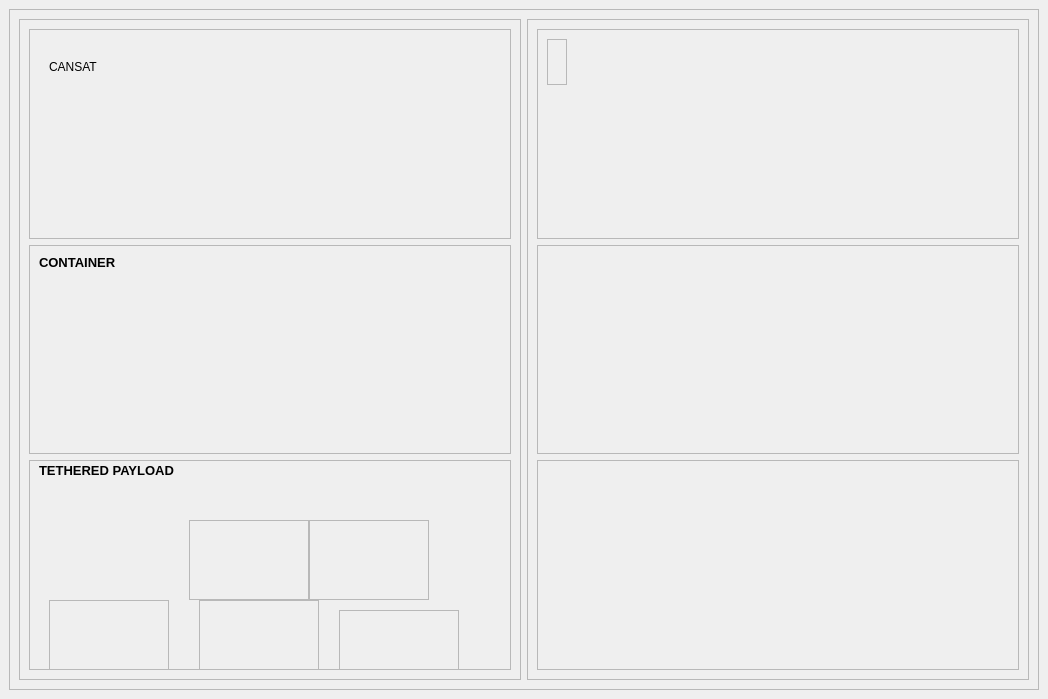
<?xml version="1.0" encoding="UTF-8"?>
<ui version="4.0">
 <class>MainWindow</class>
 <widget class="QMainWindow" name="MainWindow">
  <property name="geometry">
   <rect>
    <x>0</x>
    <y>0</y>
    <width>1048</width>
    <height>699</height>
   </rect>
  </property>
  <property name="windowTitle">
   <string>MainWindow</string>
  </property>
  <widget class="QWidget" name="centralwidget">
   <layout class="QHBoxLayout" name="horizontalLayout">
    <item>
     <widget class="QFrame" name="frame">
      <property name="frameShape">
       <enum>QFrame::StyledPanel</enum>
      </property>
      <property name="frameShadow">
       <enum>QFrame::Raised</enum>
      </property>
      <layout class="QHBoxLayout" name="horizontalLayout_2">
       <item>
        <widget class="QFrame" name="frame_2">
         <property name="frameShape">
          <enum>QFrame::StyledPanel</enum>
         </property>
         <property name="frameShadow">
          <enum>QFrame::Raised</enum>
         </property>
         <layout class="QVBoxLayout" name="verticalLayout">
          <item>
           <widget class="QFrame" name="frame_4">
            <property name="frameShape">
             <enum>QFrame::StyledPanel</enum>
            </property>
            <property name="frameShadow">
             <enum>QFrame::Raised</enum>
            </property>
            <widget class="QLabel" name="label">
             <property name="geometry">
              <rect>
               <x>20</x>
               <y>30</y>
               <width>51</width>
               <height>16</height>
              </rect>
             </property>
             <property name="text">
              <string>CANSAT</string>
             </property>
            </widget>
           </widget>
          </item>
          <item>
           <widget class="QFrame" name="frame_5">
            <property name="frameShape">
             <enum>QFrame::StyledPanel</enum>
            </property>
            <property name="frameShadow">
             <enum>QFrame::Raised</enum>
            </property>
            <layout class="QGridLayout" name="gridLayout">
             <item row="1" column="1">
              <widget class="QWidget" name="widget_5" native="true"/>
             </item>
             <item row="1" column="0">
              <widget class="QWidget" name="widget_4" native="true">
               <layout class="QGridLayout" name="gridLayout_2"/>
              </widget>
             </item>
             <item row="1" column="2">
              <widget class="QWidget" name="widget_6" native="true"/>
             </item>
             <item row="0" column="0" alignment="Qt::AlignLeft|Qt::AlignTop">
              <widget class="QLabel" name="label_2">
               <property name="font">
                <font>
                 <pointsize>10</pointsize>
                 <weight>75</weight>
                 <bold>true</bold>
                </font>
               </property>
               <property name="text">
                <string>CONTAINER</string>
               </property>
              </widget>
             </item>
            </layout>
           </widget>
          </item>
          <item>
           <widget class="QFrame" name="frame_6">
            <property name="frameShape">
             <enum>QFrame::StyledPanel</enum>
            </property>
            <property name="frameShadow">
             <enum>QFrame::Raised</enum>
            </property>
            <widget class="QLabel" name="label_3">
             <property name="geometry">
              <rect>
               <x>10</x>
               <y>0</y>
               <width>175</width>
               <height>21</height>
              </rect>
             </property>
             <property name="font">
              <font>
               <pointsize>10</pointsize>
               <weight>75</weight>
               <bold>true</bold>
              </font>
             </property>
             <property name="text">
              <string>TETHERED PAYLOAD</string>
             </property>
            </widget>
            <widget class="QWidget" name="widget_7" native="true">
             <property name="geometry">
              <rect>
               <x>10</x>
               <y>60</y>
               <width>131</width>
               <height>77</height>
              </rect>
             </property>
            </widget>
            <widget class="QFrame" name="frame_9">
             <property name="geometry">
              <rect>
               <x>160</x>
               <y>60</y>
               <width>120</width>
               <height>80</height>
              </rect>
             </property>
             <property name="frameShape">
              <enum>QFrame::StyledPanel</enum>
             </property>
             <property name="frameShadow">
              <enum>QFrame::Raised</enum>
             </property>
            </widget>
            <widget class="QFrame" name="frame_10">
             <property name="geometry">
              <rect>
               <x>280</x>
               <y>60</y>
               <width>120</width>
               <height>80</height>
              </rect>
             </property>
             <property name="frameShape">
              <enum>QFrame::StyledPanel</enum>
             </property>
             <property name="frameShadow">
              <enum>QFrame::Raised</enum>
             </property>
            </widget>
            <widget class="QFrame" name="frame_14">
             <property name="geometry">
              <rect>
               <x>20</x>
               <y>140</y>
               <width>120</width>
               <height>80</height>
              </rect>
             </property>
             <property name="frameShape">
              <enum>QFrame::StyledPanel</enum>
             </property>
             <property name="frameShadow">
              <enum>QFrame::Raised</enum>
             </property>
            </widget>
            <widget class="QFrame" name="frame_15">
             <property name="geometry">
              <rect>
               <x>170</x>
               <y>140</y>
               <width>120</width>
               <height>80</height>
              </rect>
             </property>
             <property name="frameShape">
              <enum>QFrame::StyledPanel</enum>
             </property>
             <property name="frameShadow">
              <enum>QFrame::Raised</enum>
             </property>
            </widget>
            <widget class="QFrame" name="frame_16">
             <property name="geometry">
              <rect>
               <x>310</x>
               <y>150</y>
               <width>120</width>
               <height>80</height>
              </rect>
             </property>
             <property name="frameShape">
              <enum>QFrame::StyledPanel</enum>
             </property>
             <property name="frameShadow">
              <enum>QFrame::Raised</enum>
             </property>
            </widget>
           </widget>
          </item>
         </layout>
        </widget>
       </item>
       <item>
        <widget class="QFrame" name="frame_3">
         <property name="frameShape">
          <enum>QFrame::StyledPanel</enum>
         </property>
         <property name="frameShadow">
          <enum>QFrame::Raised</enum>
         </property>
         <layout class="QVBoxLayout" name="verticalLayout_2">
          <item>
           <widget class="QFrame" name="frame_7">
            <property name="frameShape">
             <enum>QFrame::StyledPanel</enum>
            </property>
            <property name="frameShadow">
             <enum>QFrame::Raised</enum>
            </property>
            <widget class="QFrame" name="frame_13">
             <property name="geometry">
              <rect>
               <x>10</x>
               <y>10</y>
               <width>20</width>
               <height>46</height>
              </rect>
             </property>
             <property name="frameShape">
              <enum>QFrame::StyledPanel</enum>
             </property>
             <property name="frameShadow">
              <enum>QFrame::Raised</enum>
             </property>
             <layout class="QVBoxLayout" name="verticalLayout_3">
              <item>
               <widget class="QFrame" name="frame_12">
                <property name="frameShape">
                 <enum>QFrame::StyledPanel</enum>
                </property>
                <property name="frameShadow">
                 <enum>QFrame::Raised</enum>
                </property>
               </widget>
              </item>
              <item>
               <widget class="QFrame" name="frame_17">
                <property name="frameShape">
                 <enum>QFrame::StyledPanel</enum>
                </property>
                <property name="frameShadow">
                 <enum>QFrame::Raised</enum>
                </property>
               </widget>
              </item>
             </layout>
            </widget>
           </widget>
          </item>
          <item>
           <widget class="QFrame" name="frame_8">
            <property name="frameShape">
             <enum>QFrame::StyledPanel</enum>
            </property>
            <property name="frameShadow">
             <enum>QFrame::Raised</enum>
            </property>
           </widget>
          </item>
          <item>
           <widget class="QFrame" name="frame_11">
            <property name="frameShape">
             <enum>QFrame::StyledPanel</enum>
            </property>
            <property name="frameShadow">
             <enum>QFrame::Raised</enum>
            </property>
           </widget>
          </item>
         </layout>
        </widget>
       </item>
      </layout>
     </widget>
    </item>
   </layout>
  </widget>
 </widget>
 <resources/>
 <connections/>
</ui>
